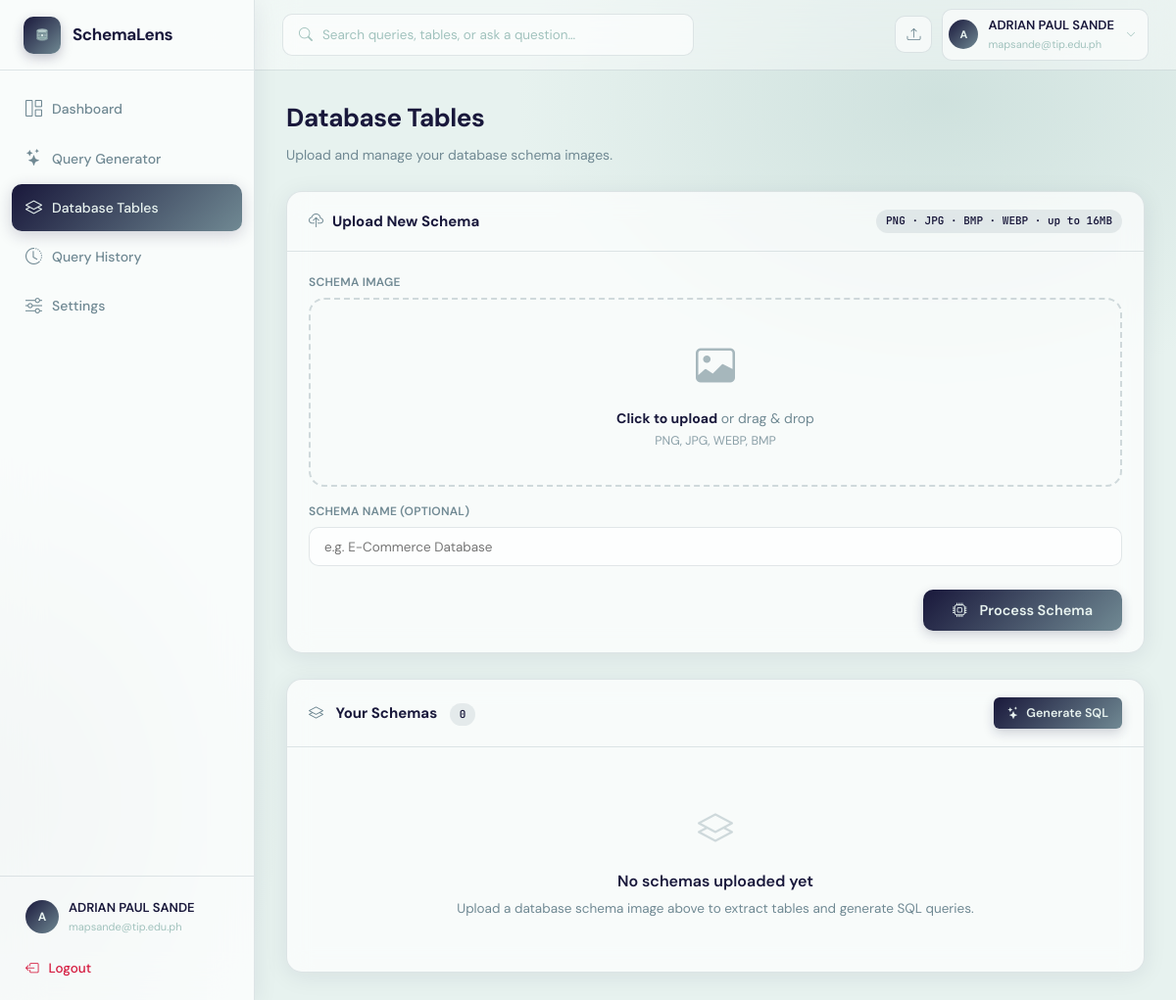
The page /schemas (signed in) on the database as committed earlier.
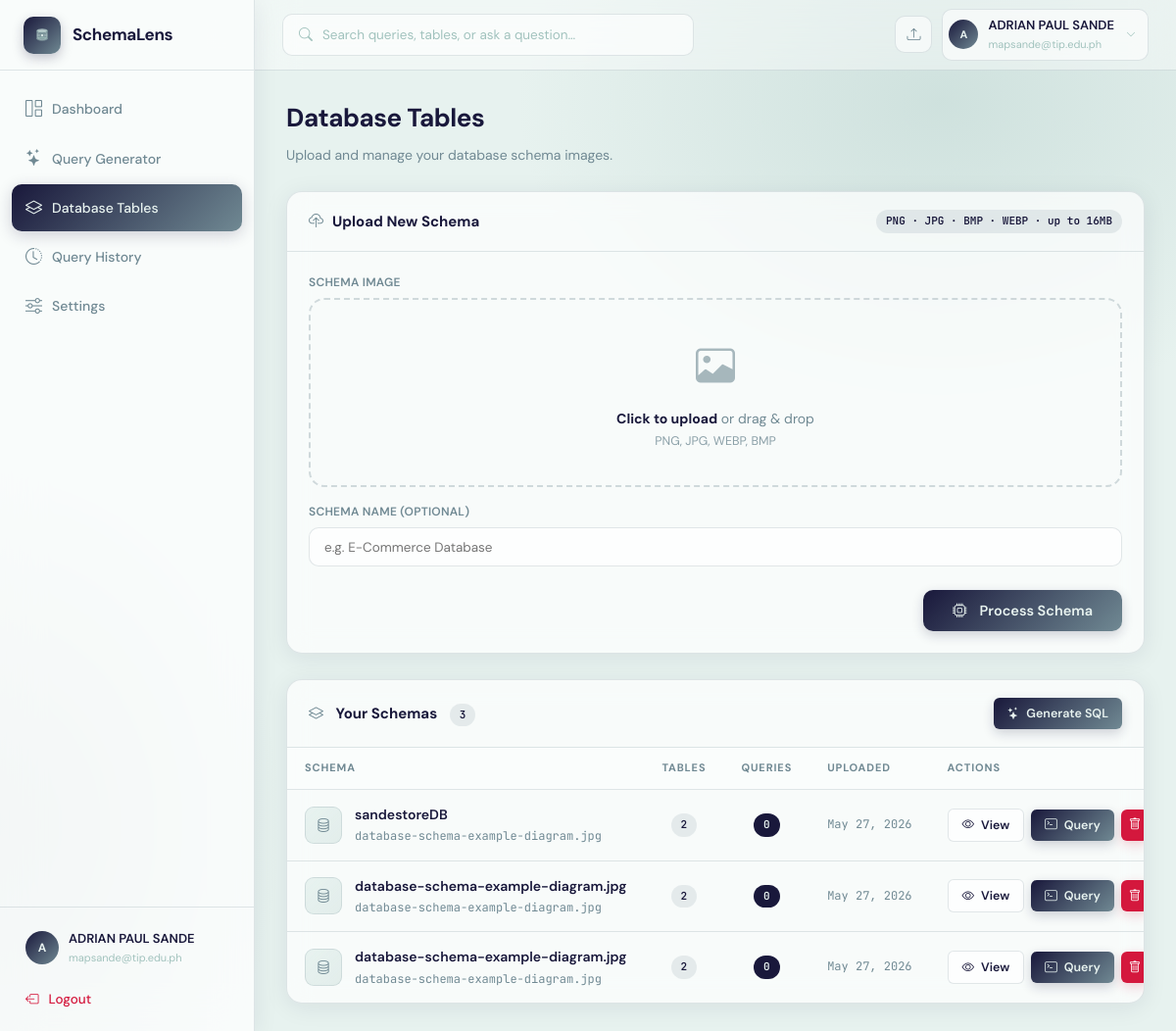
The same page on the database as committed later.
### app.py (models this page shows)
class SchemaUpload(db.Model):
    __tablename__ = "schema_uploads"
    id            = db.Column(db.Integer, primary_key=True)
    user_id       = db.Column(db.Integer, db.ForeignKey("users.id"), nullable=False)
    filename      = db.Column(db.String(256), nullable=False)
    original_name = db.Column(db.String(256), nullable=False)
    schema_name   = db.Column(db.String(120), default="")
    ocr_text      = db.Column(db.Text, default="")
    parsed_schema = db.Column(db.Text, default="")   # JSON
    confirmed_schema = db.Column(db.Text, default="")  # JSON — user-confirmed/edited version
    uploaded_at   = db.Column(db.DateTime, default=datetime.datetime.utcnow)
    queries       = db.relationship("QueryHistory", backref="schema", lazy=True,
                                    cascade="all, delete-orphan")

### app.py (the view)
@app.route("/schemas")
@login_required
def schemas():
    all_schemas = SchemaUpload.query.filter_by(user_id=current_user.id)\
                  .order_by(SchemaUpload.uploaded_at.desc()).all()
    return render_template("schemas.html", schemas=all_schemas)

### app.py (called while the page is built)
@login_manager.user_loader
def load_user(user_id):
    return db.session.get(User, int(user_id))

@app.template_filter('fromjson')
def fromjson_filter(s):
    try:
        return json.loads(s) if s else {}
    except Exception:
        return {}

### templates/schemas.html (shortened to what the changed rows need)
{% extends "base.html" %}
{% block content %}
<div class="page-head fade-in">
  <h1>Database Tables</h1>
</div>
<div class="card fade-in fade-in-2">
  <div class="card-header">
    <div class="card-title">
      <i class="bi bi-layers" style="color:var(--primary-mid);margin-right:9px;"></i>
      Your Schemas
      <span class="badge badge-mid" style="margin-left:9px;">{{ schemas|length }}</span>
    </div>
  </div>
  {% if schemas %}
  <div class="table-responsive">
    <table class="schemas-table">
      <thead>
        <tr>
          <th>Schema</th>
          <th style="text-align:center; width: 90px;">Tables</th>
          <th style="text-align:center; width: 90px;">Queries</th>
          <th style="width: 130px;">Uploaded</th>
          <th style="width: 220px;">Actions</th>
        </tr>
      </thead>
      <tbody>
        {% for s in schemas %}
        <tr>
          <td>
            <div class="schema-name-cell">
              <div class="schema-icon"><i class="bi bi-database" style="color:var(--primary-mid);font-size:15px;"></i></div>
              <div>
                <div style="font-weight:600; font-size:14px; color: var(--text);">{{ s.schema_name or s.original_name }}</div>
                <div style="font-size:12px; color:var(--text-soft); font-family:var(--mono); margin-top: 2px;">{{ s.original_name }}</div>
              </div>
            </div>
          </td>
          <td style="text-align:center;">
            {% if s.parsed_schema %}
              {% set p = s.parsed_schema | fromjson %}
              <span class="badge badge-mid">{{ p.tables | length }}</span>
            {% else %}
              <span class="badge badge-light">—</span>
            {% endif %}
          </td>
          <td style="text-align:center;">
            <span class="badge badge-dark">{{ s.queries|length }}</span>
          </td>
          <td style="font-family:var(--mono); font-size:12px; color:var(--text-soft);">
            {{ s.uploaded_at.strftime('%b %d, %Y') }}
          </td>
          <td>
            <div class="actions-cell-flex">
              <a href="{{ url_for('schema_detail', schema_id=s.id) }}" class="btn btn-outline btn-sm">
                <i class="bi bi-eye"></i> View
              </a>
              <a href="{{ url_for('query_page') }}?schema_id={{ s.id }}" class="btn btn-primary btn-sm">
                <i class="bi bi-terminal"></i> Query
              </a>
              <form method="POST" action="{{ url_for('delete_schema', schema_id=s.id) }}"
                    onsubmit="return confirm('Delete this schema and all its queries?');" style="margin:0;">
                <button type="submit" class="btn btn-danger btn-sm btn-icon">
                  <i class="bi bi-trash"></i>
                </button>
              </form>
            </div>
          </td>
        </tr>
        {% endfor %}
      </tbody>
    </table>
  </div>
  {% else %}
  <div class="card-body">
    <div class="empty" style="padding: 32px 16px; text-align: center;">
      <i class="bi bi-layers" style="font-size: 36px; opacity: 0.3; display: block; margin-bottom: 12px;"></i>
      <h4 style="font-weight: 600; margin-bottom: 4px;">No schemas uploaded yet</h4>
      <p style="color: var(--text-soft); font-size: 13.5px;">Upload a database schema image above to extract tables and generate SQL queries.</p>
    </div>
  </div>
  {% endif %}
</div>
{% endblock %}

Rows that differ between the two databases and show on the page:
now on this page (row edited): SchemaUpload: schema_name "sandestoreDB", original_name "database-schema-example-diagram.jpg", tables|length "2", queries|length "0", uploaded_at "May 27, 2026"
now on this page (row edited): SchemaUpload: schema_name "database-schema-example-diagram.jpg", original_name "database-schema-example-diagram.jpg", tables|length "2", queries|length "0", uploaded_at "May 27, 2026"
now on this page (row edited): SchemaUpload: schema_name "database-schema-example-diagram.jpg", original_name "database-schema-example-diagram.jpg", tables|length "2", queries|length "0", uploaded_at "May 27, 2026"
Other text that changed with them:
{{ schemas|length }}: "0" → "3"
text no longer shown: "No schemas uploaded yet Upload a database schema image above to extract tables and generate SQL queries."
text now shown: "SCHEMA TABLES QUERIES UPLOADED ACTIONS"
